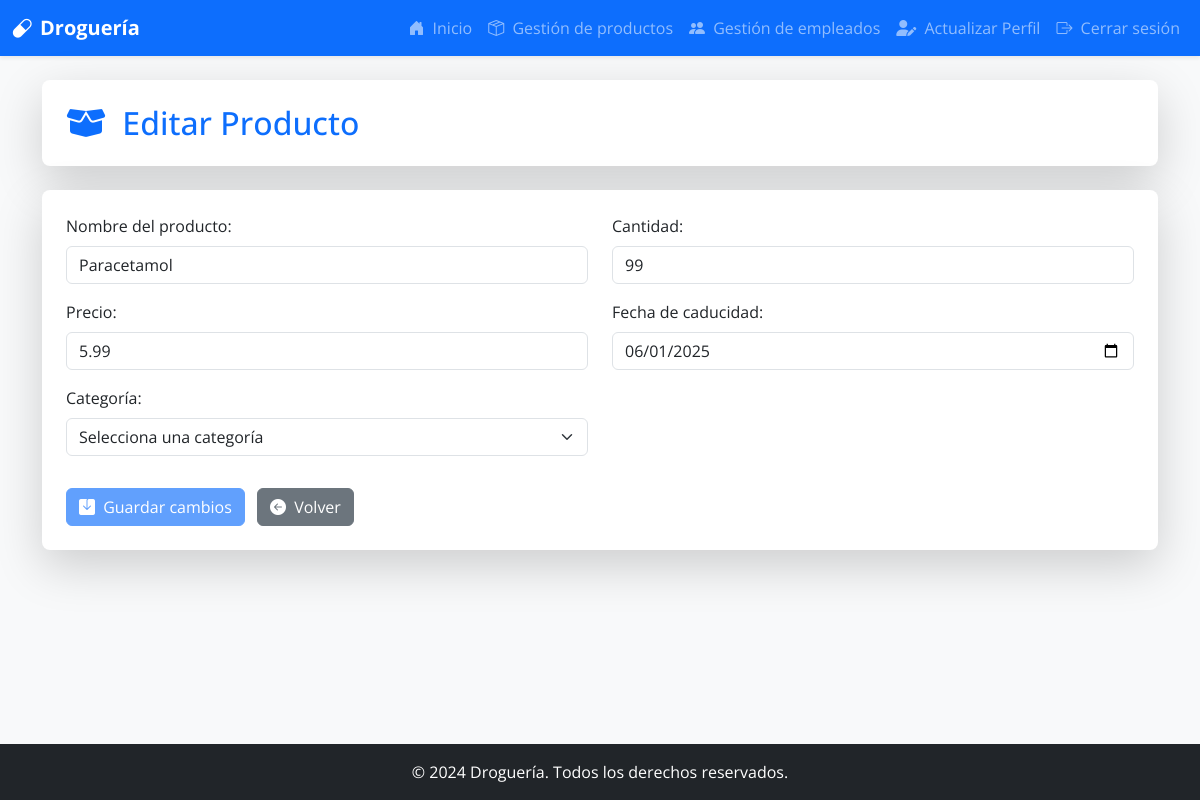
Before: /productosDB/edit/1 (signed in) with the older database file.
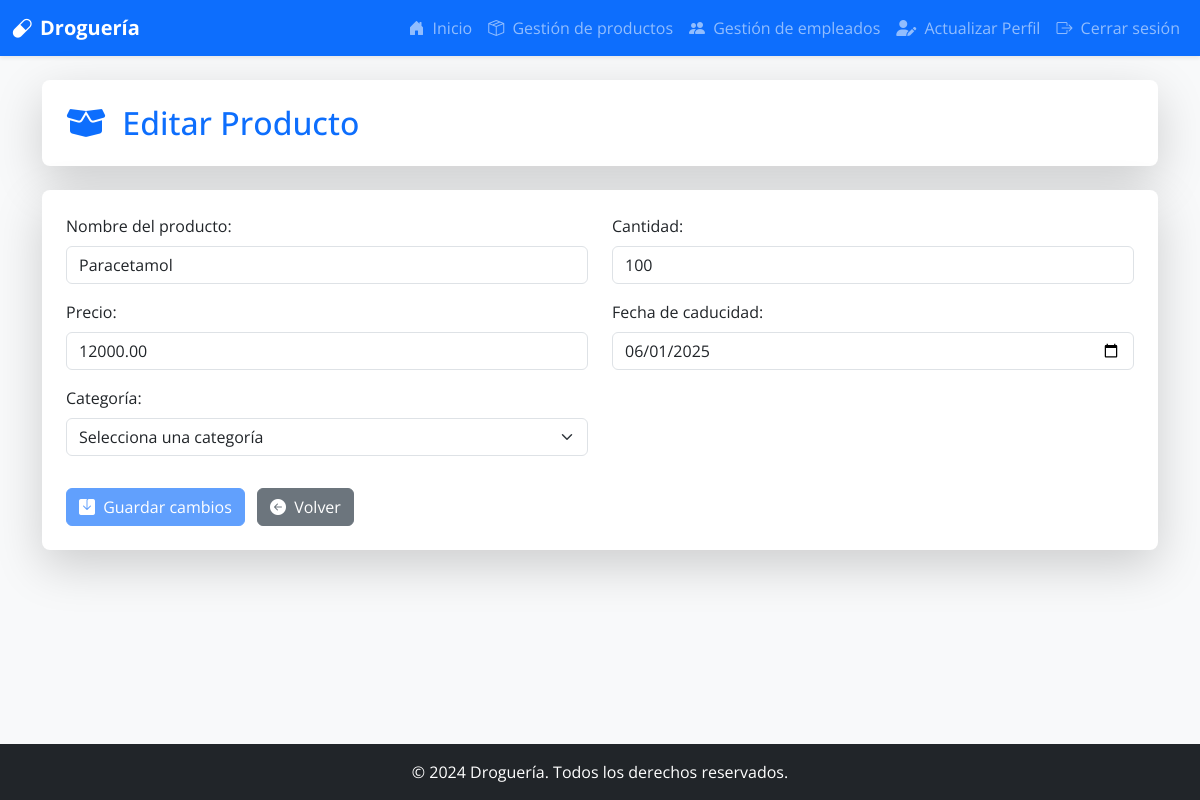
After: the same page with the newer database file.
### models.py (models this page shows)
class Producto(db.Model):
    __tablename__ = 'productos'
    producto_ID = db.Column(db.Integer, primary_key=True, autoincrement=True)
    categoria_FK = db.Column(db.Integer, db.ForeignKey('categoria.categoria_ID', ondelete='CASCADE'), nullable=False)
    nombre_producto = db.Column(db.String(150), nullable=False)
    cantidad = db.Column(db.Integer, nullable=False)
    precio = db.Column(db.Integer, nullable=False)
    fecha_caducidad = db.Column(db.Date, nullable=False)
    facturas_detalle = db.relationship('FacturaDetalle', backref='producto', cascade='all, delete')
    inventario = db.relationship('Inventario', backref='producto', cascade='all, delete')

### app.py (the view)
@app.route('/productosDB/edit/<int:id>', methods=['GET'])
@login_required
def edit_producto(id):
    if Rol.query.get(current_user.rol_FK).rol_usuario != "administrador":
        return jsonify({"error": "Acceso no autorizado"}), 403
    producto = Producto.query.get_or_404(id)
    categorias = Categoria.query.all()
    return render_template('edit_producto.html', producto=producto, categorias=categorias                                                                                                     )

### app.py (called while the page is built)
@login_manager.user_loader
def load_user(user_id):
    return db.session.get(Usuario, int(user_id))

### templates/edit_producto.html (shortened to what the changed rows need)
<!DOCTYPE html>
<html lang="es">
<head>
    <link href="https://cdn.jsdelivr.net/npm/bootstrap@5.3.2/dist/css/bootstrap.min.css" rel="stylesheet">
    <link href="https://cdn.jsdelivr.net/npm/bootstrap-icons@1.11.1/font/bootstrap-icons.css" rel="stylesheet">
    <link rel="stylesheet" href="https://cdnjs.cloudflare.com/ajax/libs/font-awesome/6.5.2/css/all.min.css">
</head>
<body class="bg-light">
    <main class="container mt-4 mb-5">
        <div class="card shadow-lg p-4 rounded-3 border-0 bg-white mb-4">
            <h2 class="card-title text-primary mb-0">
                <i class="fas fa-box-open me-2"></i> Editar Producto
            </h2>
        </div>
        <div class="card shadow-lg p-4 rounded-3 border-0 bg-white">
            <form action="{{ url_for('update_producto', id=producto.producto_ID) }}" method="POST" id="formEditarProducto" class="needs-validation" novalidate>
                <div class="row">
                    <div class="col-md-6 mb-3">
                        <label for="nombre_producto" class="form-label">Nombre del producto:</label>
                        <input type="text" class="form-control" id="nombre_producto" name="nombre_producto" value="{{ producto.nombre_producto }}" required>
                    </div>
                    <div class="col-md-6 mb-3">
                        <label for="cantidad" class="form-label">Cantidad:</label>
                        <input type="number" class="form-control" id="cantidad" name="cantidad" value="{{ producto.cantidad }}" required min="1">
                    </div>
                    <div class="col-md-6 mb-3">
                        <label for="precio" class="form-label">Precio:</label>
                        <input type="number" step="0.01" class="form-control" id="precio" name="precio" value="{{ "%.2f"|format(producto.precio) }}" required min="0.01">
                    </div>
                    <div class="col-md-6 mb-3">
                        <label for="fecha_caducidad" class="form-label">Fecha de caducidad:</label>
                        <input type="date" class="form-control" id="fecha_caducidad" name="fecha_caducidad" value="{{ producto.fecha_caducidad.strftime('%Y-%m-%d') if producto.fecha_caducidad else '' }}" required>
                    </div>
                </div>
            </form>
        </div>
    </main>
</body>
</html>

Changed rows visible on the page:
changed Producto "Paracetamol": cantidad "99" → "100"; precio "5.99" → "12000.00"
